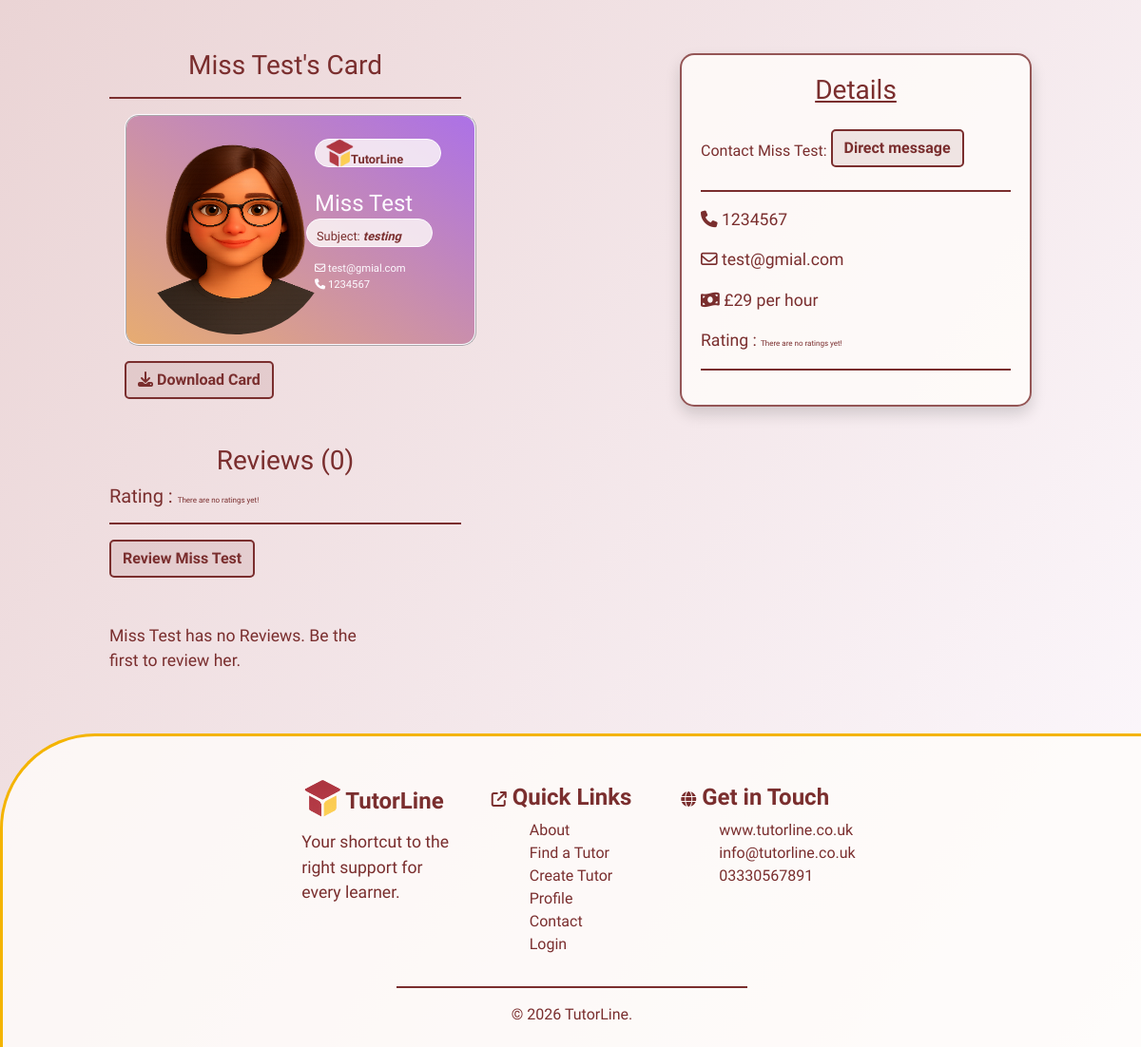
The page /tutors/31 (lower part) on the database as committed earlier.
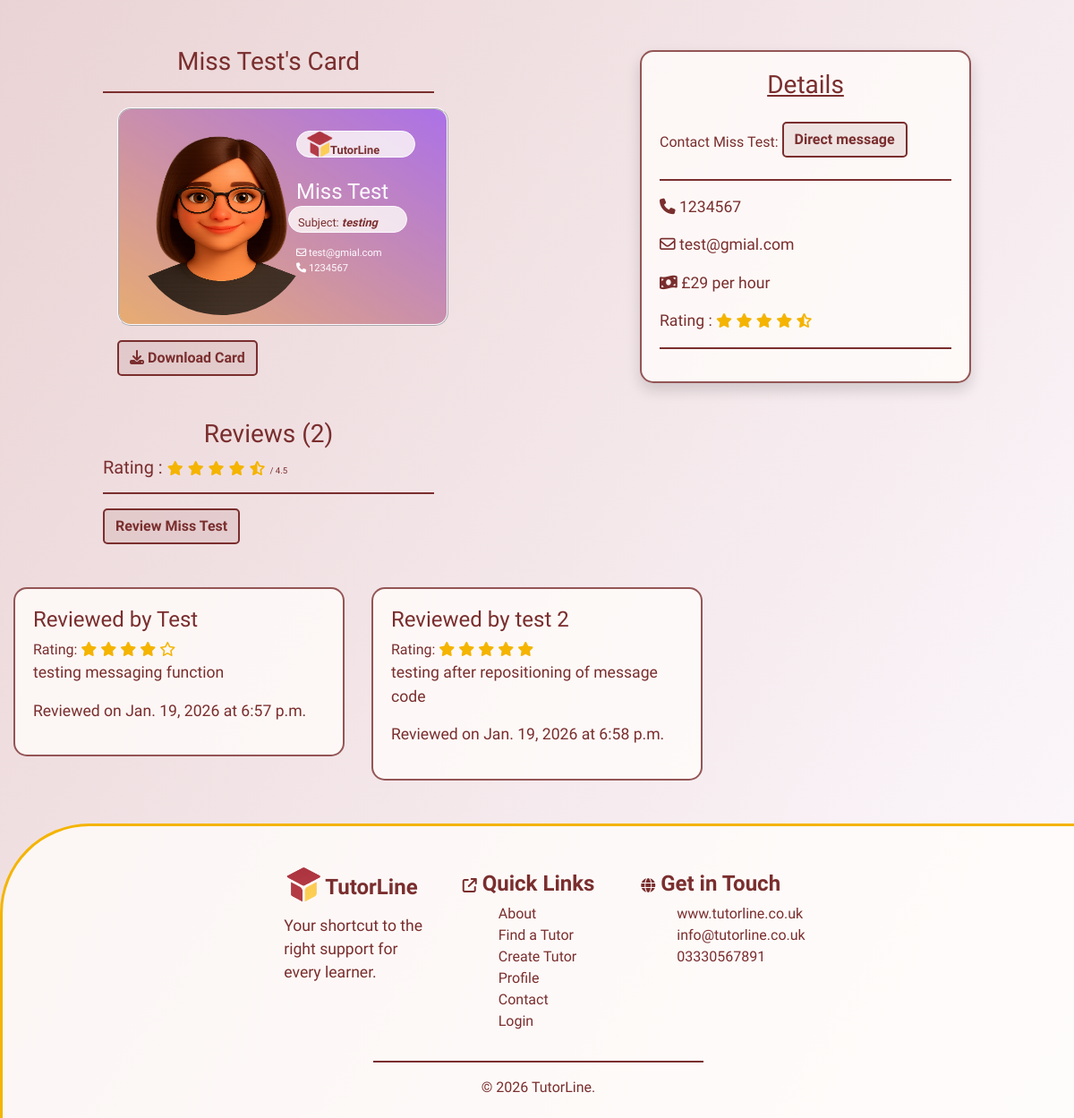
The same page on the database as committed later.
### tutors/models.py (models this page shows, shortened)
class Tutors(models.Model):
    class Meta:
        verbose_name_plural = "Tutors"
    user = models.ForeignKey(User, on_delete=models.CASCADE, null=True, blank=True)
    name = models.CharField(max_length=254)
    location = models.ForeignKey('Location', null=True, blank=True,
                                 on_delete=models.SET_NULL)
    category = models.ForeignKey('Category', null=True, blank=True,
                                 on_delete=models.SET_NULL)
    date_added = models.DateField(auto_now=True)
    subject = models.CharField(max_length=254)
    price = models.IntegerField()
    active = models.BooleanField(default=True)
    description = models.TextField()
    email = models.EmailField()
    phone = models.CharField(max_length=14)
    rating = models.FloatField(default=0)
    image = models.ImageField(blank=True, null=True)
    is_male = models.BooleanField()
    color_1 = models.IntegerField(default=rand)
    color_2 = models.IntegerField(default=rand)
    color_3 = models.IntegerField(default=rand)

class Reviews(models.Model):
    class Meta:
        verbose_name_plural = "Reveiws"
    name = models.CharField(max_length=254)
    tutor = models.ForeignKey('Tutors', related_name='reviews',
                                on_delete=models.CASCADE)
    rating = models.IntegerField(default=0)
    review = models.TextField(blank=True, null=True)
    date = models.DateField(auto_now=True)
    time = models.TimeField(auto_now=True)

### tutors/views.py (the view)
# urls.py: path('<int:tutor_id>', views.tutor_details, name='tutor_details'),
def tutor_details(request, tutor_id):
    tutor = get_object_or_404(Tutors, pk=tutor_id)
    reviews = Reviews.objects.filter(tutor=tutor)
    template = 'tutors/tutor-details.html'
    context = {
        'tutor': tutor,
        'reviews': reviews,
        }
    return render(request, template, context)

### tutors/templates/tutors/tutor-details.html (shortened to what the changed rows need)
{% extends "base.html" %}
{% load static %}
{% block extracss%}
<link rel="stylesheet" href="{% static 'css/tutors.css' %}">
<link rel="stylesheet" href="{% static 'css/tutor-details.css' %}">
{% endblock %}
{% block content %}
<section>
    <div class="container-fluid">
        <div class="row">
            <div class="d-none d-lg-block col-4">
                <h3 class="mt-3">{{ tutor.name }}'s Card</h3>
                <hr>
                <div class="row image-box mx-3"
                    style="background-image: linear-gradient(to bottom left, rgb({{ tutor.color_1 }}, {{ tutor.color_2 }}, {{ tutor.color_3 }}), rgb({{ tutor.color_3 }}, {{ tutor.color_1 }}, {{ tutor.color_2 }}))">
                    <div class="col-6">
                    </div>
                    <div class="col-6 mt-1">
                        <h4 class="card-logo">
                            <img src="/media/logo.png" alt="logo" class="card-logo-image">
                            <span class="logo-text"><strong>TutorLine</strong></span>
                        </h4>
                        <h4 class="mt-4">{{ tutor.name }}</h4>
                        <h5 class="card-logo logo-text">Subject: <strong><em>{{ tutor.subject }}</em></strong></h5>
                        <div class="b-c-email"><i class="fa-regular fa-envelope"></i> {{ tutor.email }}</div>
                        <div class="b-c-email"><i class="fa-solid fa-phone"></i> {{ tutor.phone }}</div>
                    </div>
                </div>
                <button id="download-card" class="btn btn-btn mt-3 mx-3">
                    <i class="fa-solid fa-download"></i> Download Card
                </button>
            </div>
            <div class="col-8 col-lg-4">
                <div class="details shadow">
                    <h3 class="mb-4"><u>Details</u></h3>
                    <span>Contact {{ tutor.name }}: </span><button class="btn btn-btn mb-2"><a href="{% url 'messaging' %}">Direct message</a></button>
                    <hr>
                    <p><i class="fa-solid fa-phone"></i><a href="tel:{{ tutor.phone }}"> {{ tutor.phone }}</a></p>
                    <p><i class="fa-regular fa-envelope"></i> <a href="mailto:{{ tutor.email }}">{{ tutor.email }}</a></p>
                    <p><i class="fa-solid fa-money-bill-wave"></i> £{{ tutor.price }} per hour</p>
                    <p>
                        Rating : {% if tutor.rating == 0 %}
                        <span class="no-rating">There are no ratings yet!</span>
                        {% else %}
                        {% if tutor.rating == 5 %}
                         <i class="fa-solid fa-star stars"></i>
                         <i class="fa-solid fa-star stars"></i>
                         <i class="fa-solid fa-star stars"></i>
                         <i class="fa-solid fa-star stars"></i>
                         <i class="fa-solid fa-star stars"></i>
                         {% elif tutor.rating > 4 %}
                         <i class="fa-solid fa-star stars"></i>
                         <i class="fa-solid fa-star stars"></i>
                         <i class="fa-solid fa-star stars"></i>
                         <i class="fa-solid fa-star stars"></i>
                         <i class="fa-solid fa-star-half-stroke stars"></i>
                         {% elif tutor.rating == 4 %}
                         <i class="fa-solid fa-star stars"></i>
                         <i class="fa-solid fa-star stars"></i>
                         <i class="fa-solid fa-star stars"></i>
                         <i class="fa-solid fa-star stars"></i>
                         <i class="fa-regular fa-star stars"></i>
                         {% elif tutor.rating > 3 %}
                         <i class="fa-solid fa-star stars"></i>
                         <i class="fa-solid fa-star stars"></i>
                         <i class="fa-solid fa-star stars"></i>
                         <i class="fa-solid fa-star-half-stroke stars"></i>
                         <i class="fa-regular fa-star stars"></i>
                         {% elif tutor.rating == 3 %}
                         <i class="fa-solid fa-star stars"></i>
                         <i class="fa-solid fa-star stars"></i>
                         <i class="fa-solid fa-star stars"></i>
                         <i class="fa-regular fa-star stars"></i>
                         <i class="fa-regular fa-star stars"></i>
                         {% elif tutor.rating > 2 %}
                         <i class="fa-solid fa-star stars"></i>
                         <i class="fa-solid fa-star stars"></i>
                         <i class="fa-solid fa-star-half-stroke stars"></i>
                         <i class="fa-regular fa-star stars"></i>
                         <i class="fa-regular fa-star stars"></i>
                         {% elif tutor.rating == 2 %}
                         <i class="fa-solid fa-star stars"></i>
                         <i class="fa-solid fa-star stars"></i>
                         <i class="fa-regular fa-star stars"></i>
                         <i class="fa-regular fa-star stars"></i>
                         <i class="fa-regular fa-star stars"></i>
                         {% elif tutor.rating > 1 %}
                         <i class="fa-solid fa-star stars"></i>
                         <i class="fa-solid fa-star-half-stroke stars"></i>
                         <i class="fa-regular fa-star stars"></i>
                         <i class="fa-regular fa-star stars"></i>
                         <i class="fa-regular fa-star stars"></i>
                         {% else %}
                         <i class="fa-solid fa-star stars"></i>
                         <i class="fa-regular fa-star stars"></i>
                         <i class="fa-regular fa-star stars"></i>
                         <i class="fa-regular fa-star stars"></i>
                         <i class="fa-regular fa-star stars"></i>
                        {% endif %}
                        {% endif %}
                    </p>
                    <hr>
                </div>
            </div>
        </div>
    </div>
</section>
<section>
    <div class="container-fluid">
        <div class="row">
            <div class="col-4">
                <h3>Reviews ({{ reviews.count }})</h3>
                <h5>
                    Rating : {% if tutor.rating == 0 %}
                    <span class="no-rating">There are no ratings yet!</span>
                    {% else %}
                    {% if tutor.rating == 5 %}
                    <i class="fa-solid fa-star stars"></i>
                    <i class="fa-solid fa-star stars"></i>
                    <i class="fa-solid fa-star stars"></i>
                    <i class="fa-solid fa-star stars"></i>
                    <i class="fa-solid fa-star stars"></i>
                    {% elif tutor.rating > 4 %}
                    <i class="fa-solid fa-star stars"></i>
                    <i class="fa-solid fa-star stars"></i>
                    <i class="fa-solid fa-star stars"></i>
                    <i class="fa-solid fa-star stars"></i>
                    <i class="fa-solid fa-star-half-stroke stars"></i>
                    {% elif tutor.rating == 4 %}
                    <i class="fa-solid fa-star stars"></i>
                    <i class="fa-solid fa-star stars"></i>
                    <i class="fa-solid fa-star stars"></i>
                    <i class="fa-solid fa-star stars"></i>
                    <i class="fa-regular fa-star stars"></i>
                    {% elif tutor.rating > 3 %}
                    <i class="fa-solid fa-star stars"></i>
                    <i class="fa-solid fa-star stars"></i>
                    <i class="fa-solid fa-star stars"></i>
                    <i class="fa-solid fa-star-half-stroke stars"></i>
                    <i class="fa-regular fa-star stars"></i>
                    {% elif tutor.rating == 3 %}
                    <i class="fa-solid fa-star stars"></i>
                    <i class="fa-solid fa-star stars"></i>
                    <i class="fa-solid fa-star stars"></i>
                    <i class="fa-regular fa-star stars"></i>
                    <i class="fa-regular fa-star stars"></i>
                    {% elif tutor.rating > 2 %}
                    <i class="fa-solid fa-star stars"></i>
                    <i class="fa-solid fa-star stars"></i>
                    <i class="fa-solid fa-star-half-stroke stars"></i>
                    <i class="fa-regular fa-star stars"></i>
                    <i class="fa-regular fa-star stars"></i>
                    {% elif tutor.rating == 2 %}
                    <i class="fa-solid fa-star stars"></i>
                    <i class="fa-solid fa-star stars"></i>
                    <i class="fa-regular fa-star stars"></i>
                    <i class="fa-regular fa-star stars"></i>
                    <i class="fa-regular fa-star stars"></i>
                    {% elif tutor.rating > 1 %}
                    <i class="fa-solid fa-star stars"></i>
                    <i class="fa-solid fa-star-half-stroke stars"></i>
                    <i class="fa-regular fa-star stars"></i>
                    <i class="fa-regular fa-star stars"></i>
                    <i class="fa-regular fa-star stars"></i>
                    {% else %}
                    <i class="fa-solid fa-star stars"></i>
                    <i class="fa-regular fa-star stars"></i>
                    <i class="fa-regular fa-star stars"></i>
                    <i class="fa-regular fa-star stars"></i>
                    <i class="fa-regular fa-star stars"></i>
                    {% endif %}
                    <span class="rating-num"> / {{ tutor.rating|floatformat:1 }}</span>
                    {% endif %}
                </h5>
                <hr>
                <button class="btn btn-btn mb-5"><a href="{% url 'review_tutor' tutor.id %}">Review {{ tutor.name }}</a></button>
            </div>
        </div>
        <div class="row">
        {% if reviews %}
            {% for review in reviews %}
            <div class="col-4">
                <div class="review-box" id="box-{{ review.id }}">
                    <h4>Reviewed by {{ review.name }}</h4>
                    <div>Rating:
                         {% if review.rating == 5 %}
                         <i class="fa-solid fa-star stars"></i>
                         <i class="fa-solid fa-star stars"></i>
                         <i class="fa-solid fa-star stars"></i>
                         <i class="fa-solid fa-star stars"></i>
                         <i class="fa-solid fa-star stars"></i>
                         {% elif review.rating == 4 %}
                         <i class="fa-solid fa-star stars"></i>
                         <i class="fa-solid fa-star stars"></i>
                         <i class="fa-solid fa-star stars"></i>
                         <i class="fa-solid fa-star stars"></i>
                         <i class="fa-regular fa-star stars"></i>
                         {% elif review.rating == 3 %}
                         <i class="fa-solid fa-star stars"></i>
                         <i class="fa-solid fa-star stars"></i>
                         <i class="fa-solid fa-star stars"></i>
                         <i class="fa-regular fa-star stars"></i>
                         <i class="fa-regular fa-star stars"></i>
                         {% elif review.rating == 2 %}
                         <i class="fa-solid fa-star stars"></i>
                         <i class="fa-solid fa-star stars"></i>
                         <i class="fa-regular fa-star stars"></i>
                         <i class="fa-regular fa-star stars"></i>
                         <i class="fa-regular fa-star stars"></i>
                         {% else %}
                         <i class="fa-solid fa-star stars"></i>
                         <i class="fa-regular fa-star stars"></i>
                         <i class="fa-regular fa-star stars"></i>
                         <i class="fa-regular fa-star stars"></i>
                         <i class="fa-regular fa-star stars"></i>
                        {% endif %}
                    </div>
                    <p>{{ review.review }}</p>
                    <p>Reviewed on {{ review.date }} at {{ review.time }}</p>
                </div>
            </div>
            {% endfor%}
        {% else %}
            <div class="col-1"></div>
            <div class="col-3">
                <p>{{ tutor.name }} has no Reviews.
                Be the first to review {% if tutor.is_male == True%} him{% else %}her{% endif %}.</p>
            </div>
        {% endif %}
        </div>
    </div>
</section>
{% endblock %}

Rows that differ between the two databases and show on the page:
changed Tutors "Miss Test": rating (not shown) → "4.5"; name "Miss Test" → (not shown)
added Reviews: name "Test", rating 4 (drawn), review "testing messaging function", date "Jan. 19, 2026", time "6:57 p.m."
added Reviews: name "test 2", rating 5 (drawn), review "testing after repositioning of message code", date "Jan. 19, 2026", time "6:58 p.m."
Other text that changed with them:
{{ reviews.count }}: "0" → "2"
text no longer shown: "There are no ratings yet! There are no ratings yet! has no Reviews. Be the first to review her ."
